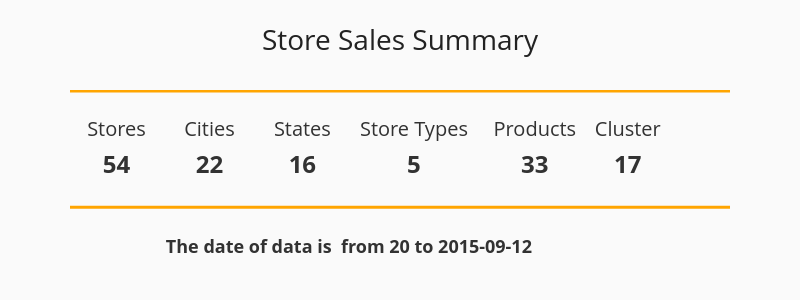

Write notebook code for a chart like this one.
### Code cell
stores_num = df_stores.shape[0]
type_store_num = len(df_stores.groupby('type').size())
product_num = len(df_train.groupby('family').size())
cities_num = len(df_stores.groupby('city').size())
state_num = len(df_stores.groupby('state').size())

#df_train['date'] = pd.to_datetime(df_train['date'])
df_train.sort_values(by=['date'], inplace=True, ascending = True)
first_date=(df_train["date"].iloc[0])#.strftime("%Y-%m-%d")
last_date=(df_train["date"].iloc[-1])#.strftime("%Y-%m-%d")

fig0=go.Figure()
fig0.add_trace(go.Scatter(
    x=[0,1,2,3.2,4.5,5.5],
    y=[1.7, 1.7, 1.7, 1.7, 1.7, 1.7],
    mode="text",
    text=["Stores","Cities","States","Store Types", "Products", "Cluster"],
    textposition="bottom center"
))
fig0.add_trace(go.Scatter(
    x=[0,1,2,3.2,4.5,5.5],
    y=[1.1, 1.1, 1.1, 1.1, 1.1, 1.1],
    mode="text",
    text=["<span style='font-size:24px'><b>"+ str(stores_num) +"</b></span>",
          "<span style='font-size:24px'><b>"+ str(cities_num) +"</b></span>",
          "<span style='font-size:24px'><b>"+ str(state_num) + "</b></span>",
          "<span style='font-size:24px'><b>"+ str(type_store_num) + "</b></span>",
          "<span style='font-size:24px'><b>"+ str(product_num) + "</b></span>",
          "<span style='font-size:24px'><b>17</b></span>"],
    textposition="bottom center"
))
fig0.add_hline(y=2.2, line_width=5, line_color='orange')
fig0.add_hline(y=0.3, line_width=3, line_color='orange')
fig0.add_trace(go.Scatter(
    x=[2.5],
    y=[-0.2],
    mode="text",
    text=["<span style='font-size:18px'><b>The date of data is  from " + first_date + " to " + last_date +"</b></span>"],
    textposition="bottom center"
))


fig0.update_yaxes(visible=False)
fig0.update_xaxes(visible=False)
fig0.update_layout(showlegend=False, height=300, width=800,
                  title='Store Sales Summary', title_x=0.5, title_y=0.9,
                  xaxis_range=[-0.5,6.6], yaxis_range=[-1.2,2.2],
                  plot_bgcolor='#fafafa', paper_bgcolor='#fafafa',
                  font=dict(size=20, color='#323232'),
                  title_font=dict(size=28, color='#222'),
                  margin=dict(t=90,l=70,b=0,r=70),
    )

### Figure 1 — Plotly figure (JSON) as saved in the notebook; plotly's stock layout.template omitted (floating-point values rounded to 4 significant figures)
{"data": [{"mode": "text", "text": ["Stores", "Cities", "States", "Store Types", "Products", "Cluster"], "textposition": "bottom center", "x": [0, 1, 2, 3.2, 4.5, 5.5], "y": [1.7, 1.7, 1.7, 1.7, 1.7, 1.7], "type": "scatter"}, {"mode": "text", "text": ["<span style='font-size:24px'><b>54</b></span>", "<span style='font-size:24px'><b>22</b></span>", "<span style='font-size:24px'><b>16</b></span>", "<span style='font-size:24px'><b>5</b></span>", "<span style='font-size:24px'><b>33</b></span>", "<span style='font-size:24px'><b>17</b></span>"], "textposition": "bottom center", "x": [0, 1, 2, 3.2, 4.5, 5.5], "y": [1.1, 1.1, 1.1, 1.1, 1.1, 1.1], "type": "scatter"}, {"mode": "text", "text": ["<span style='font-size:18px'><b>The date of data is  from 20 to 2015-09-12</b></span>"], "textposition": "bottom center", "x": [2.5], "y": [-0.2], "type": "scatter"}], "layout": {"shapes": [{"line": {"color": "orange", "width": 5}, "type": "line", "x0": 0, "x1": 1, "xref": "x domain", "y0": 2.2, "y1": 2.2, "yref": "y"}, {"line": {"color": "orange", "width": 3}, "type": "line", "x0": 0, "x1": 1, "xref": "x domain", "y0": 0.3, "y1": 0.3, "yref": "y"}], "yaxis": {"visible": false, "range": [-1.2, 2.2]}, "xaxis": {"visible": false, "range": [-0.5, 6.6]}, "title": {"text": "Store Sales Summary", "x": 0.5, "y": 0.9, "font": {"size": 28, "color": "#222"}}, "font": {"size": 20, "color": "#323232"}, "margin": {"t": 90, "l": 70, "b": 0, "r": 70}, "showlegend": false, "height": 300, "width": 800, "plot_bgcolor": "#fafafa", "paper_bgcolor": "#fafafa"}}
